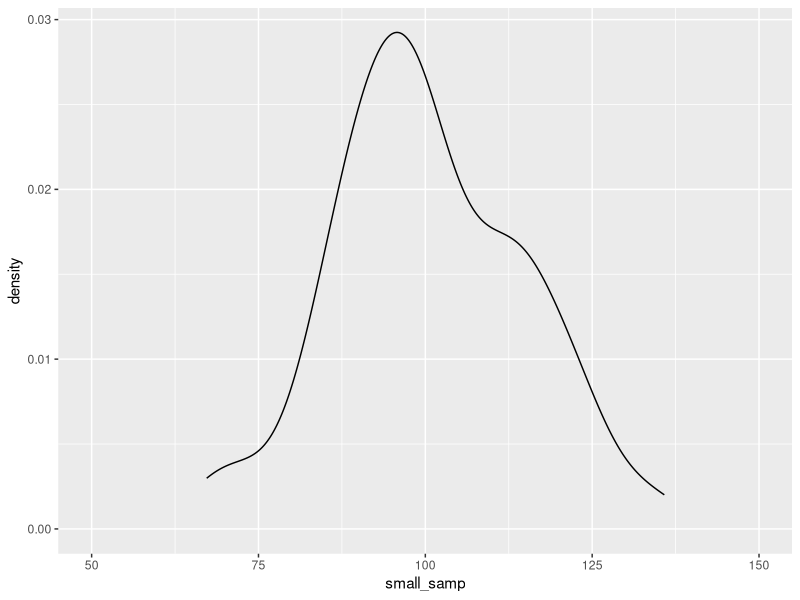
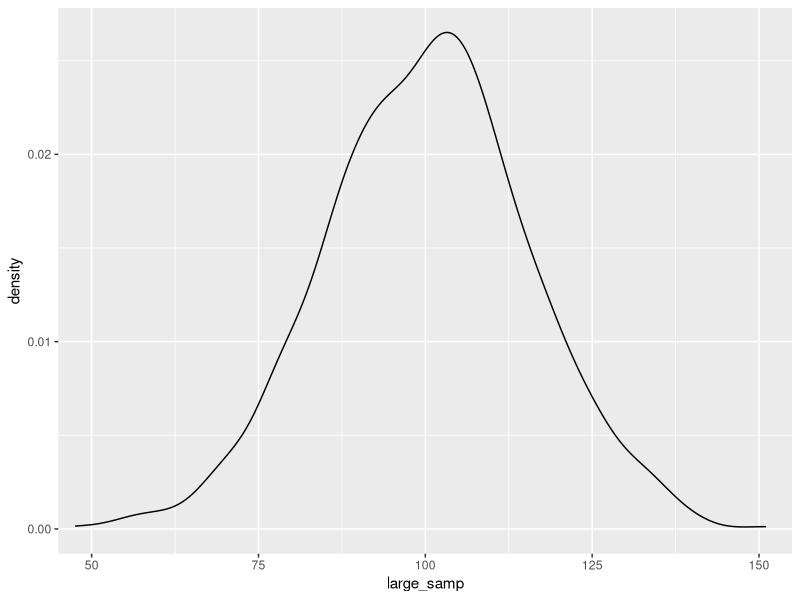
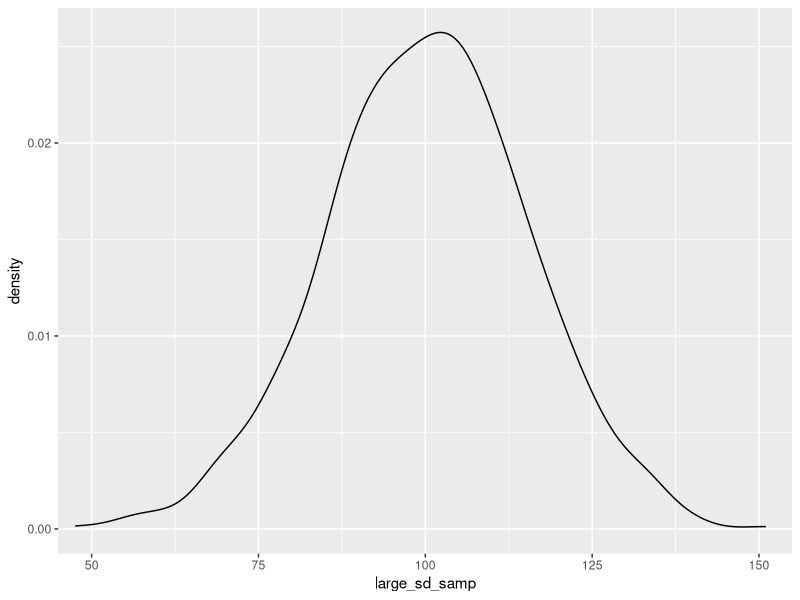
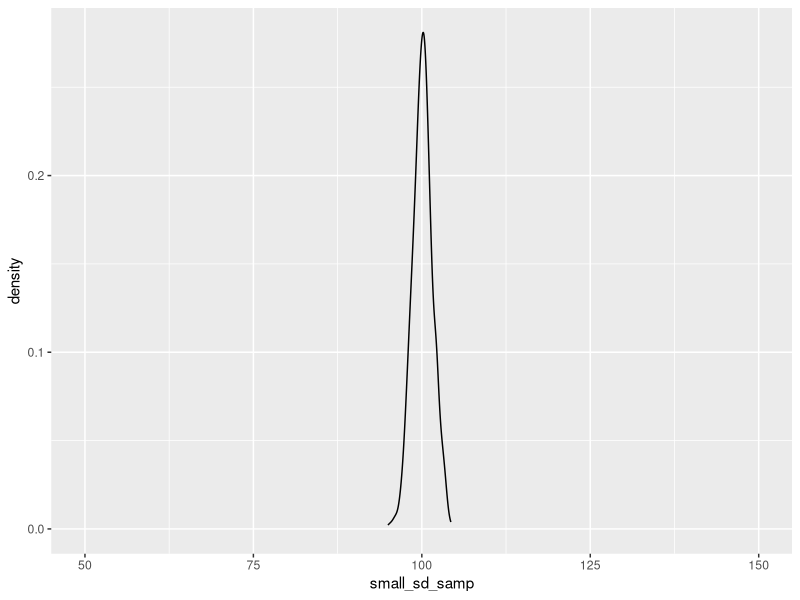
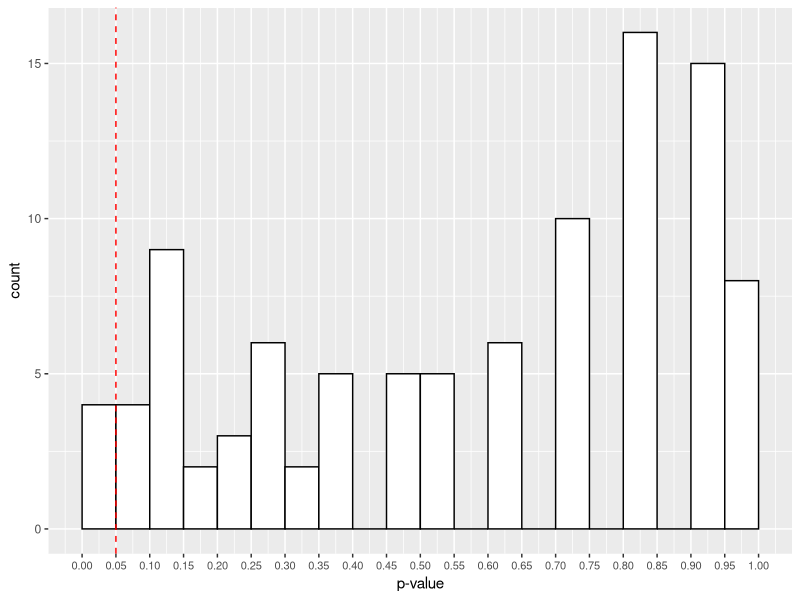
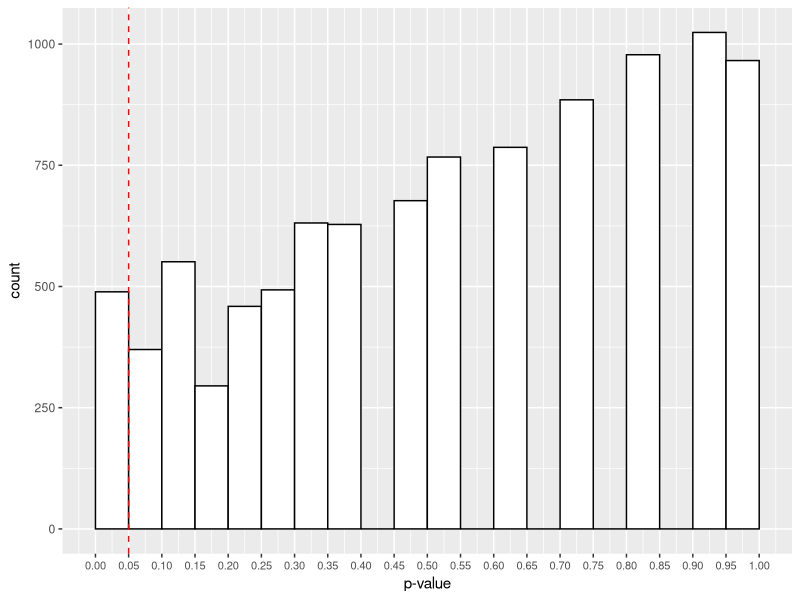
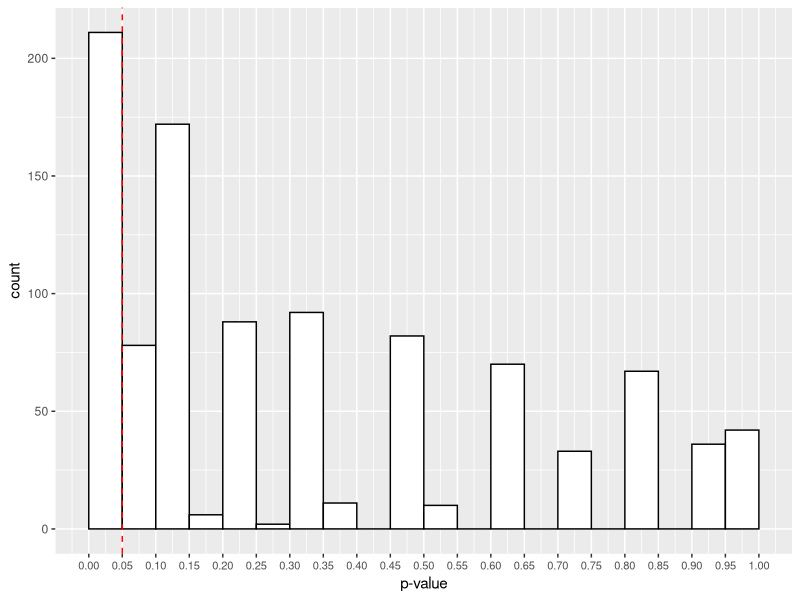
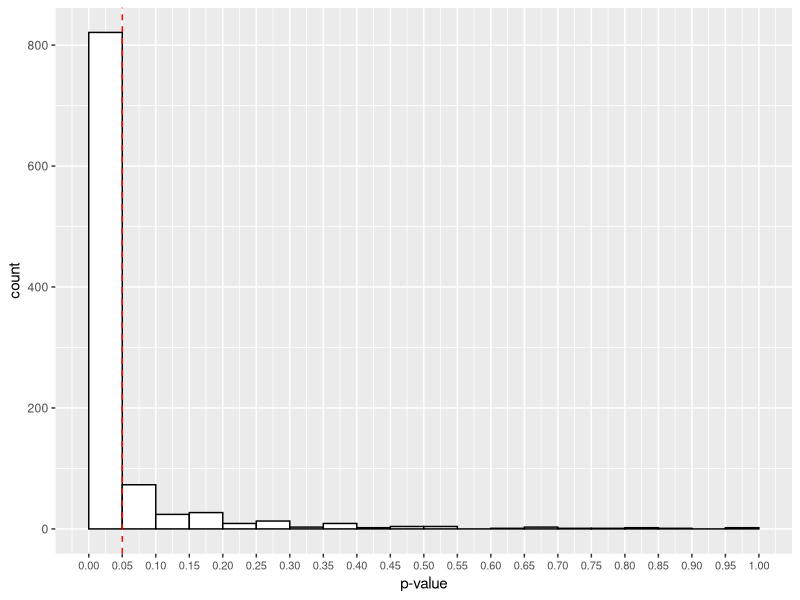

Source code (R) for these figures, in order:
## ---- chunk 1
library(tidyverse)
## ---- chunk 2
runif(n = 5, min = 1, max = 10)
## ---- chunk 3
runif(n = 10, min = 1, max = 10)
## ---- chunk 4
runif(n = 10, min = 0, max = 1)
## ---- chunk 5
runif(n = 10, min = 0, max = 1) %>% mean()
runif(n = 100, min = 0, max = 1) %>% mean()
runif(n = 1000, min = 0, max = 1) %>% mean()
runif(n = 10000, min = 0, max = 1) %>% mean()
## ---- chunk 6
rnorm(n = 10, mean = 100, sd = 15)
## ---- chunk 7
set.seed(5)
small_samp <- rnorm(n = 100, mean = 100, sd = 15)
large_samp <- rnorm(n = 1000, mean = 100, sd = 15)

ggplot() + geom_density(aes(small_samp)) + coord_cartesian(x = c(50, 150))
ggplot() + geom_density(aes(large_samp)) + coord_cartesian(x = c(50, 150))
## ---- chunk 8
set.seed(5)
large_sd_samp <- rnorm(n = 1000, mean = 100, sd = 15)
small_sd_samp <- rnorm(n = 1000, mean = 100, sd = 1.5)

ggplot() + geom_density(aes(large_sd_samp)) + coord_cartesian(x = c(50, 150))
ggplot() + geom_density(aes(small_sd_samp)) + coord_cartesian(x = c(50, 150))
## ---- chunk 9
set.seed(1000)
rbinom(n = 10, size = 1, prob = 0.5)
## ---- chunk 10
set.seed(1000)
rbinom(n = 10, size = 20, prob = 0.5)
## ---- chunk 11
set.seed(1000)
rbinom(n = 10, size = 20, prob = 0.5) / 20
## ---- chunk 12
# define number of trials
n_trials <- 20

set.seed(1000)
rbinom(n = 10, size = n_trials, prob = 0.5) / n_trials
## ---- chunk 13
set.seed(1000)
sample(x = 10, size = 10, replace = TRUE)
## ---- chunk 14
set.seed(1000)
sample(x = 10, size = 10, replace = FALSE)
## ---- chunk 15
set.seed(1000)
names <- c("Glenn", "Nik", "Vera", "Neil")
sample(x = names, size = 2, replace = TRUE)
## ---- chunk 16
set.seed(1000)
names <- c("Glenn", "Nik", "Vera", "Neil")
sample(x = names, size = 10, replace = TRUE, prob = c(0.7, 0.1, 0.1, 0.1))
## ---- chunk 17
# sample the true values of the cards
set.seed(13)
psychic_outcome <- rbinom(n = 1, size = 10, prob = 0.2)

# see the true values
psychic_outcome
## ---- chunk 18
binom.test(x = psychic_outcome, n = 10, p = 0.2)
## ---- chunk 19
binom.test(x = psychic_outcome * 10, n = 10 * 10, p = 0.2)
## ---- chunk 20
# define function name and parameters to vary
simulate_psychic_test <- function(n_trials, prob_success) {
  
  # sample binomial data (successs or not) for varying trials and probabilities 
  psychic_outcome <- rbinom(n = 1, size = n_trials, prob = prob_success)
  
  # run a binomial test on the sampled data against your proability
  test <- binom.test(x = psychic_outcome, n = n_trials, p = prob_success)
  
  # retrieve the p-value, this is what is returned in our function
  test$p.value
}
## ---- chunk 21
simulate_psychic_test(n_trials = 100, prob_success = 0.2)
## ---- chunk 22
simulations <- replicate(n = 100, 
                         simulate_psychic_test(n_trials = 100, 
                                               prob_success = 0.2
                                               )
                         )
## ---- chunk 23
ggplot() + 
  geom_histogram(mapping = aes(simulations),
                 binwidth = 0.05,
                 boundary = 0,
                 fill = "white",
                 colour = "black") +
  scale_x_continuous(limits = c(0, 1), 
                     breaks = seq(from = 0, to = 1, by = 0.05)
                     ) +
  geom_vline(xintercept = 0.05, linetype = 2, colour = "red") +
  labs(x = "p-value") +
  theme(axis.text.x = element_text(size=8))
## ---- chunk 24
simulations <- replicate(n = 10000, 
                         simulate_psychic_test(n_trials = 100, 
                                               prob_success = 0.2
                                               )
                         )
## ---- chunk 25
ggplot() + 
  geom_histogram(aes(simulations),
                 binwidth = 0.05,
                 boundary = 0,
                 fill = "white",
                 colour = "black") +
  scale_x_continuous(limits = c(0, 1), 
                     breaks = seq(from = 0, to = 1, by = 0.05)
                     ) +
  geom_vline(xintercept = 0.05, linetype = 2, colour = "red") +
  labs(x = "p-value") +
  theme(axis.text.x = element_text(size=8))
## ---- chunk 26
# define function name and parameters to vary
simulate_psychic_test <- function(n_trials, prob_success, psychic_success) {
  
  # sample binomial data (successs or not) for varying trials and probabilities 
  psychic_outcome <- rbinom(n = 1, size = n_trials, prob = psychic_success)
  
  # run a binomial test on the sampled data against your proability
  test <- binom.test(x = psychic_outcome, n = n_trials, p = prob_success)
  
  # retrieve the p-value, this is what is returned in our function
  test$p.value
}
## ---- chunk 27
true_effect_simulations <- replicate(n = 1000, 
                         simulate_psychic_test(n_trials = 100, 
                                               prob_success = 0.2,
                                               psychic_success = 0.25
                                               )
                         )
## ---- chunk 28
ggplot() + 
  geom_histogram(aes(true_effect_simulations),
                 binwidth = 0.05,
                 boundary = 0,
                 fill = "white",
                 colour = "black") +
  scale_x_continuous(limits = c(0, 1), 
                     breaks = seq(from = 0, to = 1, by = 0.05)
                     ) +
  geom_vline(xintercept = 0.05, linetype = 2, colour = "red") +
  labs(x = "p-value") +
  theme(axis.text.x = element_text(size=8))
## ---- chunk 29
true_effect_simulations <- replicate(n = 1000, 
                         simulate_psychic_test(n_trials = 600, 
                                               prob_success = 0.2,
                                               psychic_success = 0.25
                                               )
                         )
## ---- chunk 30
ggplot() + 
  geom_histogram(aes(true_effect_simulations),
                 binwidth = 0.05,
                 boundary = 0,
                 fill = "white",
                 colour = "black") +
  scale_x_continuous(limits = c(0, 1), 
                     breaks = seq(from = 0, to = 1, by = 0.05)
                     ) +
  geom_vline(xintercept = 0.05, linetype = 2, colour = "red") +
  labs(x = "p-value") +
  theme(axis.text.x = element_text(size=8))
## ---- chunk 31
mean(true_effect_simulations < 0.05)
## ---- chunk 32
calculate_IQ_power <- function(n, sample_mean, sample_sd, pop_mean, pop_sd) {
  sample_data <- rnorm(n = n, mean = sample_mean, sd = sample_sd)
  test <- t.test(sample_data, mu = pop_mean, sd = pop_sd)
  test$p.value
}
## ---- chunk 33
p_vals <- replicate(1000, calculate_IQ_power(60, 105, 15, 100, 15))
mean(p_vals < 0.05)
## ---- chunk 34
p_vals <- replicate(1000, calculate_IQ_power(75, 105, 15, 100, 15))
mean(p_vals < 0.05)
## ---- chunk 35
p_vals <- replicate(1000, calculate_IQ_power(20, 105, 7.5, 100, 15))
mean(p_vals < 0.05)
## ---- chunk 36
p_vals <- replicate(1000, calculate_IQ_power(70, 102.5, 7.5, 100, 15))
mean(p_vals < 0.05)
## ---- chunk 37
# how many subjects?
n <- 60

# create your design
design <- expand.grid(A = c(-.5, .5), B = c(-.5, .5))

# create table of data
data <- tibble(subject = 1: n,
               A = rep(design$A, n/4),
               B = rep(design$B, n/4)
               )

# look at the data
data
## ---- chunk 38
# set up coefficients
alpha = 400
beta1 = 30
beta2 = -50
beta3 = -40
err <- rnorm(n, 0, sd = 40)

# create data from the linear model
data$y <- alpha + (beta1*data$A) + (beta2*data$B) + (beta3*data$A*data$B) + err

# see the data
data
## ---- chunk 39
fit <- lm(y ~ A * B, data = data)
summary(fit)
## ---- chunk 40
simulate_model_fit <- function(data, model_fit) {
  # simulate data and add to tibble
  new_data <- mutate(data, sim_y = simulate(fit)$sim_1)
  
  # refit model
  refit_model <- lm(sim_y ~ A * B, data = new_data)
  
  # extract p-value for interaction
  broom::tidy(refit_model)$p.value[4]
}
## ---- chunk 41
complex_power <- replicate(1000, simulate_model_fit(data, fit))
mean(complex_power < .05)
## ---- chunk 42
power.anova.test(groups = 4, n = 20, between.var = 1, within.var = 3)
## ---- chunk 43
power.anova.test(groups = 4, between.var = 1, within.var = 3, power = .80)
## ---- chunk 44
library(tidyverse)
